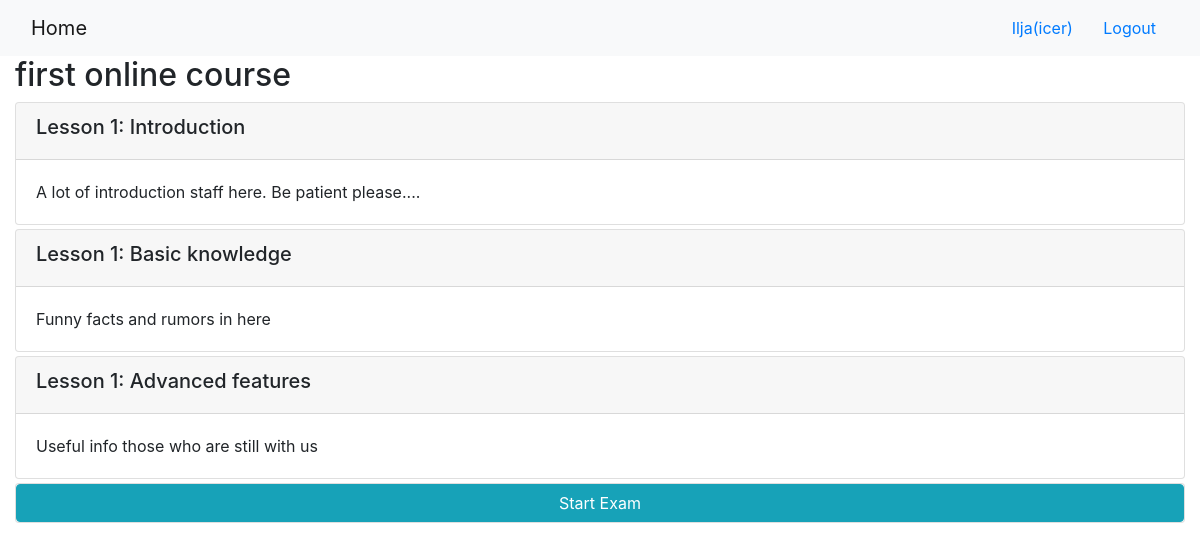
/1/ (signed in), run on the app's committed database.
### onlinecourse/models.py (models this page shows, shortened)
class Course(models.Model):
    name = models.CharField(null=False, max_length=30, default='online course')
    image = models.ImageField(upload_to='course_images/')
    description = models.CharField(max_length=1000)
    pub_date = models.DateField(null=True)
    instructors = models.ManyToManyField(Instructor)
    users = models.ManyToManyField(
        settings.AUTH_USER_MODEL, through='Enrollment')
    total_enrollment = models.IntegerField(default=0)
    is_enrolled = False

class Lesson(models.Model):
    title = models.CharField(max_length=200, default="title")
    order = models.IntegerField(default=0)
    course = models.ForeignKey(Course, on_delete=models.CASCADE)
    content = models.TextField()

### onlinecourse/views.py (the view)
# urls.py: path('<int:pk>/', login_required(views.CourseDetailView.as_view()), name='course_details'),
class CourseDetailView(generic.DetailView):
    model = Course
    template_name = 'onlinecourse/course_detail_bootstrap.html'

### onlinecourse/templates/onlinecourse/course_detail_bootstrap.html (shortened to what this page needs)
<!DOCTYPE html>
<html lang="en">
<head>
     {% load static %}
    <link rel="stylesheet" href="https://maxcdn.bootstrapcdn.com/bootstrap/4.5.2/css/bootstrap.min.css">
</head>
<body>
    <nav class="navbar navbar-light bg-light">
        <div class="container-fluid">
            <div class="navbar-header">
                  <a class="navbar-brand" href="{% url 'onlinecourse:index' %}">Home</a>
            </div>
            <ul class="nav navbar-nav navbar-right">
                {% if user.is_authenticated %}
                <li>
                    <a class="btn btn-link" href="#">{{ user.first_name }}({{ user.username }})</a>
                    <a class="btn btn-link" href="{% url 'onlinecourse:logout' %}">Logout</a>
                </li>
                {% endif %}
            </ul>
        </div>
    </nav>
    {% if user.is_authenticated %}
    <div class="container-fluid">
            <h2>{{ course.name }}</h2>
            <div class="card-columns-vertical">
                {% for lesson in course.lesson_set.all %}
                    <div class="card mt-1">
                        <div class="card-header"><h5>Lesson {{lesson.order|add:1}}: {{lesson.title}}</h5></div>
                        <div class="card-body">{{lesson.content}}</div>
                    </div>
                {% endfor %}
                <div class="card mt-1">
                    <button class="btn btn-info" type="button" data-toggle="collapse" data-target="#exam" aria-expanded="false" aria-controls="collapseExample">Start Exam</button>
                </div>
            </div>
    </div>
    {% else %}
    Please log in
    {% endif %}
</body>
</html>

### data on the page
Course: name "first online course"
Lesson: order|add "1", title "Introduction", content "A lot of introduction staff here. Be patient please...."
Lesson: order|add "1", title "Basic knowledge", content "Funny facts and rumors in here"
Lesson: order|add "1", title "Advanced features", content "Useful info those who are still with us"

### other printed values
{{ user.first_name }} "Ilja"
{{ user.username }} "icer"
